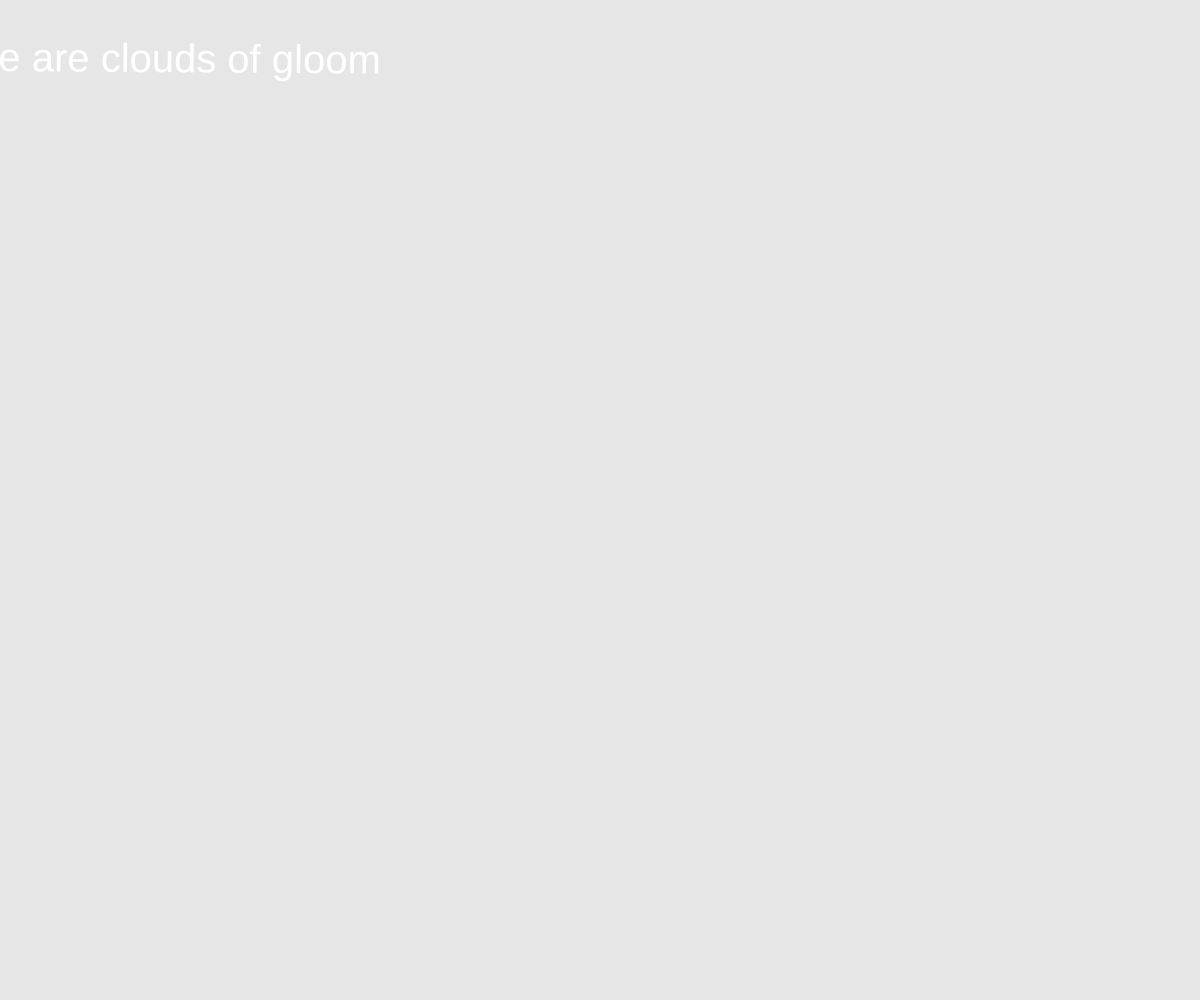
Frame 1 (no input)
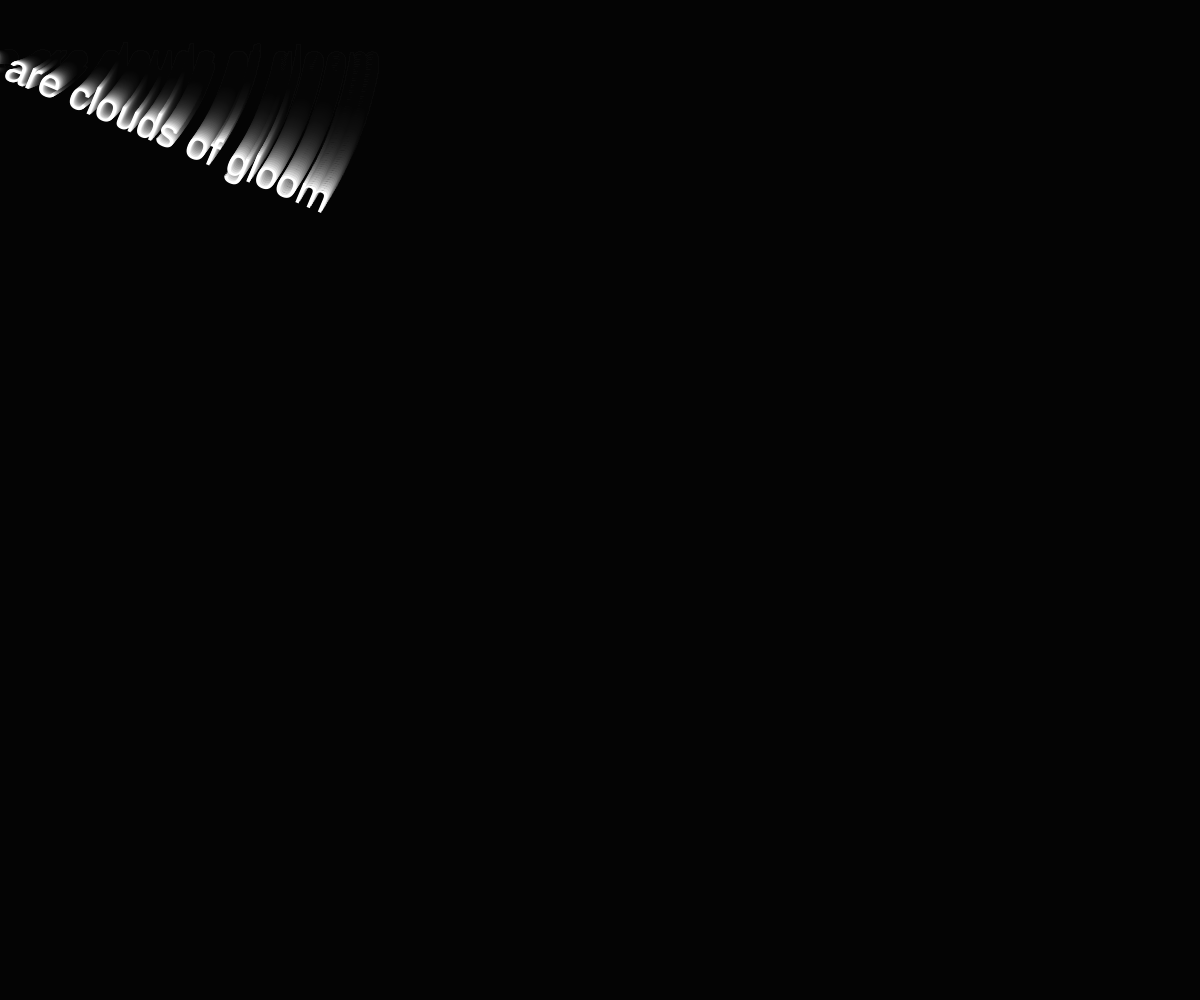
Frame 60 (no input)
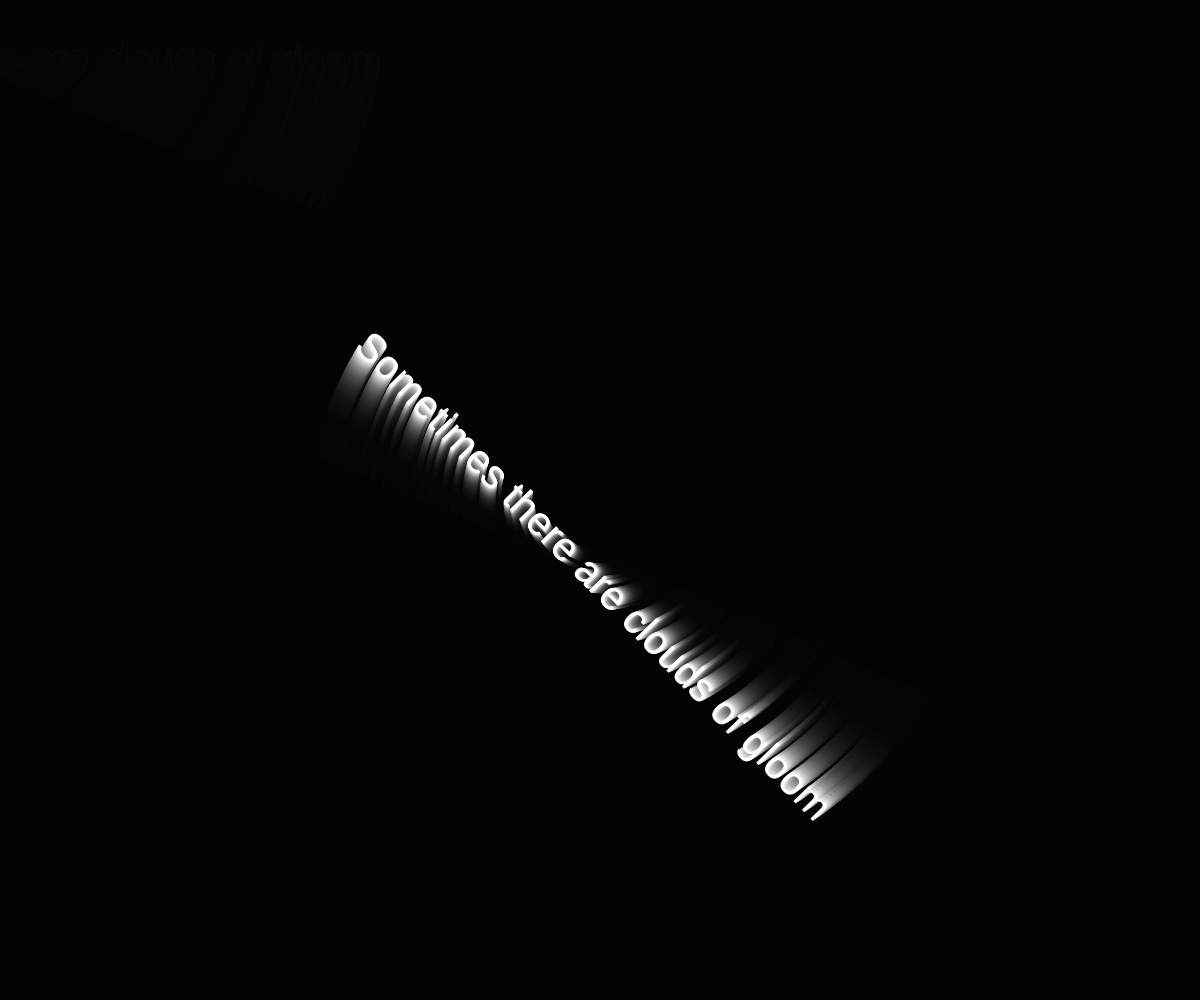
Frame 120 (the mouse pressed at the canvas centre since frame 60)

The p5.js sketch that drew these frames (run headless with seeded random() and noise() and a simulated clock; from frame 60 on, the mouse is pressed at the canvas centre):

// p5.js sketch
// ── sketch.js
let font; 
let startTime;

function preload() {
  
}

  
function setup() {
  createCanvas(windowWidth, windowHeight);
  startTime = millis(); 
  
}

 function draw() {
  
   background(0, 0, 0, 25);
   fill (255);
   
  ellipse(100,100,0);
  textSize(40);
  
  textAlign( CENTER, CENTER)
  push ()
  
  translate (mouseX, mouseY)
  rotate(frameCount/150)
  
  let elapsed = millis() - startTime;

  if (elapsed >= 0) {
    text("Sometimes there are clouds of gloom", 50, 60);
  }

  if (elapsed >= 10000) { // 10 seconds
    text("But these are transient all;", 50, 100);
  }

  if (elapsed >= 20000) { // 20 seconds
    text("If the shower will make the roses bloom,", 50, 140);
  }

  if (elapsed >= 30000) { // 30 seconds
    text("O why lament its fall?", 50, 180);
  }
  preload ();
  pop ()
}
